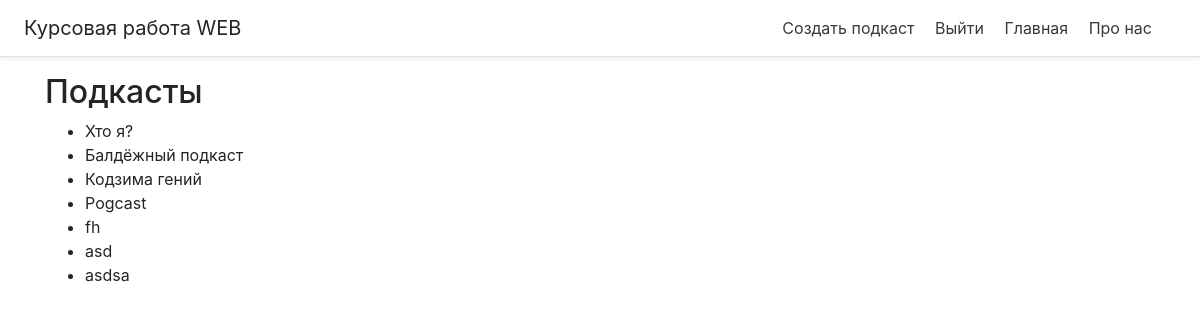
Screenshot of /view (signed in) with the database file from the repository.
### main/models.py (models this page shows, shortened)
class Podcast(models.Model):
    title = models.CharField('Название', max_length=50)
    descript = models.TextField('Описание')
    author = models.TextField('Автор', max_length=50, default='Неизвестен')
    category = models.ForeignKey(Category, null=True, on_delete=models.CASCADE)
    post_date = models.DateField(null=True, auto_now_add=True)
    file = models.FileField(blank=True)
    duration = models.FloatField(default=0)
    image = models.ImageField(upload_to='podcasts', blank=True)
    listened = models.IntegerField(default=0)
    likes = models.IntegerField(default=0)
    class Meta:
        verbose_name = 'Подкаст'
        verbose_name_plural = 'Подкасты'

### main/views.py (the view)
# urls.py: path('view', views.home_view.as_view(), name='view'),
class home_view(ListView):
    model = Podcast
    template_name = 'main/view.html'

### main/templates/main/view.html (shortened to what this page needs)
{% extends 'main/base.html' %}
{% block content %}
    <h2>Подкасты</h2>
    <ul>
        {% for podcast in object_list %}
            <li>{{ podcast.title }}</li>
        {% endfor %}
    </ul>
{% endblock %}

### rows the page displays
Podcast: title "Хто я?"
Podcast: title "Балдёжный подкаст"
Podcast: title "Кодзима гений"
Podcast: title "Pogcast"
Podcast: title "fh"
Podcast: title "asd"
Podcast: title "asdsa"
